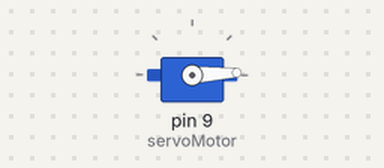
Recording of a sketch running on a simulated Arduino Uno, built with avr-gcc and run on an emulated ATmega328P. Shown: servo.

Above: at 0.05 s.
At 0.9 s:
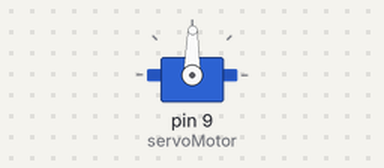
At 1.75 s:
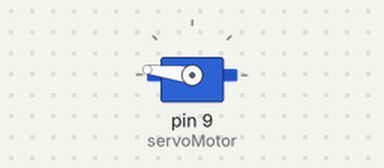
At 3.45 s:
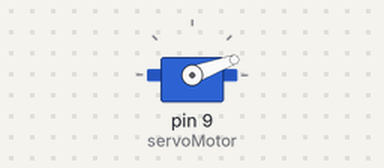
Timing chart, 0 to 8.4 s (numbered marks = the images above):
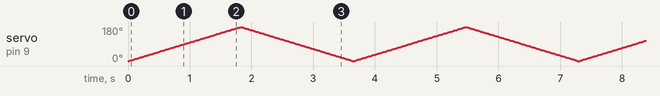

The sketch:

init_servo_motor.ino
```cpp
#include <Servo.h>

Servo servoMotor;

void setup() {
  Serial.begin(9600);

  servoMotor.attach(9);
}

void loop() {

//  servoMotor.write(0);


  for (int i = 0; i <= 180; i++){
    servoMotor.write(i);
    delay(10);
  }

  for (int i = 180; i >= 0; i--){
    servoMotor.write(i);
    delay(10);
  }

}
```
